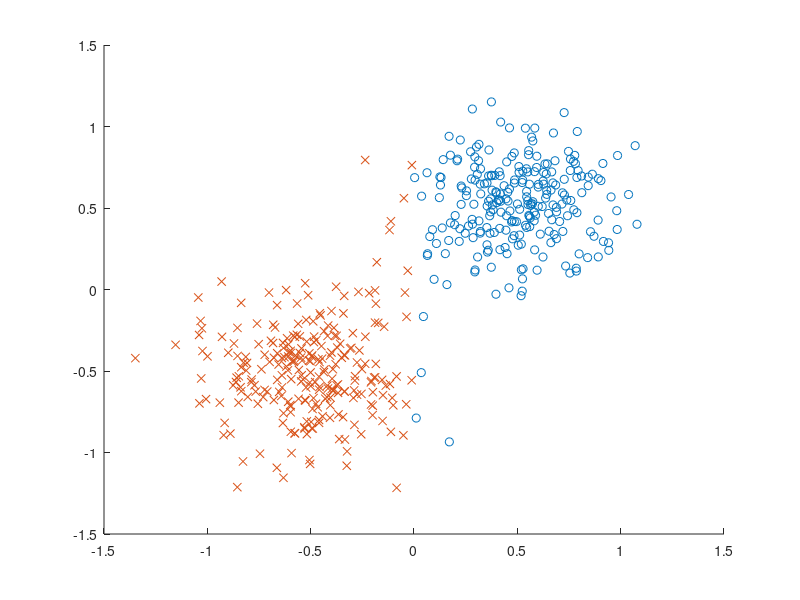

This chart was generated by the following MATLAB code:
d=2;
n=500;
x=[randn(d,n/2)/4+[0.5;0.5]*ones(1,n/2) randn(d,n/2)/4-[0.5;0.5]*ones(1,n/2)];
l=2*(x(1,:)>0)-1;
figure
hold on
plot(x(1,find(l==1)),x(2,find(l==1)),'o');
plot(x(1,find(l==-1)),x(2,find(l==-1)),'x');
